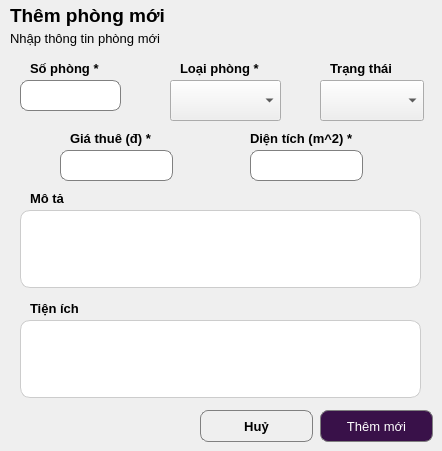
    <widget class="QWidget" name="page_3">
     <widget class="QLabel" name="label">
      <property name="geometry">
       <rect>
        <x>10</x>
        <y>0</y>
        <width>211</width>
        <height>31</height>
       </rect>
      </property>
      <property name="font">
       <font>
        <pointsize>14</pointsize>
        <weight>75</weight>
        <bold>true</bold>
       </font>
      </property>
      <property name="text">
       <string>Thêm phòng mới</string>
      </property>
     </widget>
     <widget class="QLabel" name="label_2">
      <property name="geometry">
       <rect>
        <x>10</x>
        <y>30</y>
        <width>211</width>
        <height>16</height>
       </rect>
      </property>
      <property name="font">
       <font>
        <pointsize>10</pointsize>
       </font>
      </property>
      <property name="text">
       <string>Nhập thông tin phòng mới</string>
      </property>
     </widget>
     <widget class="QLineEdit" name="lne_giathue1">
      <property name="geometry">
       <rect>
        <x>60</x>
        <y>150</y>
        <width>113</width>
        <height>31</height>
       </rect>
      </property>
      <property name="styleSheet">
       <string notr="true">QLineEdit {
    border: 1px solid gray;
    border-radius: 8px;
    padding: 5px;
}</string>
      </property>
      <property name="text">
       <string/>
      </property>
      <property name="alignment">
       <set>Qt::AlignCenter</set>
      </property>
     </widget>
     <widget class="QLineEdit" name="lne_sophong1">
      <property name="geometry">
       <rect>
        <x>20</x>
        <y>80</y>
        <width>101</width>
        <height>31</height>
       </rect>
      </property>
      <property name="styleSheet">
       <string notr="true">QLineEdit {
    border: 1px solid gray;
    border-radius: 8px;
    padding: 5px;
}</string>
      </property>
      <property name="text">
       <string/>
      </property>
      <property name="alignment">
       <set>Qt::AlignCenter</set>
      </property>
     </widget>
     <widget class="QLabel" name="label_3">
      <property name="geometry">
       <rect>
        <x>30</x>
        <y>60</y>
        <width>91</width>
        <height>16</height>
       </rect>
      </property>
      <property name="font">
       <font>
        <pointsize>10</pointsize>
        <weight>75</weight>
        <bold>true</bold>
       </font>
      </property>
      <property name="text">
       <string>Số phòng *</string>
      </property>
     </widget>
     <widget class="QLabel" name="label_4">
      <property name="geometry">
       <rect>
        <x>180</x>
        <y>60</y>
        <width>101</width>
        <height>16</height>
       </rect>
      </property>
      <property name="font">
       <font>
        <pointsize>10</pointsize>
        <weight>75</weight>
        <bold>true</bold>
       </font>
      </property>
      <property name="text">
       <string>Loại phòng *</string>
      </property>
     </widget>
     <widget class="QLabel" name="label_5">
      <property name="geometry">
       <rect>
        <x>330</x>
        <y>60</y>
        <width>91</width>
        <height>16</height>
       </rect>
      </property>
      <property name="font">
       <font>
        <pointsize>10</pointsize>
        <weight>75</weight>
        <bold>true</bold>
       </font>
      </property>
      <property name="text">
       <string>Trạng thái</string>
      </property>
     </widget>
     <widget class="QComboBox" name="cbo_loaiphong1">
      <property name="geometry">
       <rect>
        <x>170</x>
        <y>80</y>
        <width>111</width>
        <height>41</height>
       </rect>
      </property>
     </widget>
     <widget class="QComboBox" name="cbo_trangthai1">
      <property name="geometry">
       <rect>
        <x>320</x>
        <y>80</y>
        <width>104</width>
        <height>41</height>
       </rect>
      </property>
     </widget>
     <widget class="QLabel" name="label_6">
      <property name="geometry">
       <rect>
        <x>70</x>
        <y>130</y>
        <width>121</width>
        <height>16</height>
       </rect>
      </property>
      <property name="font">
       <font>
        <pointsize>10</pointsize>
        <weight>75</weight>
        <bold>true</bold>
       </font>
      </property>
      <property name="text">
       <string>Giá thuê (đ) *</string>
      </property>
     </widget>
     <widget class="QLabel" name="label_7">
      <property name="geometry">
       <rect>
        <x>250</x>
        <y>130</y>
        <width>131</width>
        <height>16</height>
       </rect>
      </property>
      <property name="font">
       <font>
        <pointsize>10</pointsize>
        <weight>75</weight>
        <bold>true</bold>
       </font>
      </property>
      <property name="text">
       <string>Diện tích (m^2) *</string>
      </property>
     </widget>
     <widget class="QLineEdit" name="lne_dientich1">
      <property name="geometry">
       <rect>
        <x>250</x>
        <y>150</y>
        <width>113</width>
        <height>31</height>
       </rect>
      </property>
      <property name="styleSheet">
       <string notr="true">QLineEdit {
    border: 1px solid gray;
    border-radius: 8px;
    padding: 5px;
}</string>
      </property>
      <property name="text">
       <string/>
      </property>
      <property name="alignment">
       <set>Qt::AlignCenter</set>
      </property>
     </widget>
     <widget class="QLabel" name="label_8">
      <property name="geometry">
       <rect>
        <x>30</x>
        <y>190</y>
        <width>91</width>
        <height>16</height>
       </rect>
      </property>
      <property name="font">
       <font>
        <pointsize>10</pointsize>
        <weight>75</weight>
        <bold>true</bold>
       </font>
      </property>
      <property name="text">
       <string>Mô tả</string>
      </property>
     </widget>
     <widget class="QTextEdit" name="txt_mota1">
      <property name="geometry">
       <rect>
        <x>20</x>
        <y>210</y>
        <width>401</width>
        <height>78</height>
       </rect>
      </property>
      <property name="styleSheet">
       <string notr="true">QTextEdit {
    border: 1px solid #ccc;
    border-radius: 10px;
    padding: 6px;
    background: white;
}</string>
      </property>
      <property name="html">
       <string>&lt;!DOCTYPE HTML PUBLIC &quot;-//W3C//DTD HTML 4.0//EN&quot; &quot;http://www.w3.org/TR/REC-html40/strict.dtd&quot;&gt;
&lt;html&gt;&lt;head&gt;&lt;meta name=&quot;qrichtext&quot; content=&quot;1&quot; /&gt;&lt;style type=&quot;text/css&quot;&gt;
p, li { white-space: pre-wrap; }
&lt;/style&gt;&lt;/head&gt;&lt;body style=&quot; font-family:'MS Shell Dlg 2'; font-size:8.25pt; font-weight:400; font-style:normal;&quot;&gt;
&lt;p style=&quot;-qt-paragraph-type:empty; margin-top:0px; margin-bottom:0px; margin-left:0px; margin-right:0px; -qt-block-indent:0; text-indent:0px; font-family:'.AppleSystemUIFont'; font-size:13pt;&quot;&gt;&lt;br /&gt;&lt;/p&gt;&lt;/body&gt;&lt;/html&gt;</string>
      </property>
     </widget>
     <widget class="QLabel" name="label_9">
      <property name="geometry">
       <rect>
        <x>30</x>
        <y>300</y>
        <width>91</width>
        <height>16</height>
       </rect>
      </property>
      <property name="font">
       <font>
        <pointsize>10</pointsize>
        <weight>75</weight>
        <bold>true</bold>
       </font>
      </property>
      <property name="text">
       <string>Tiện ích</string>
      </property>
     </widget>
     <widget class="QTextEdit" name="txt_tienich1">
      <property name="geometry">
       <rect>
        <x>20</x>
        <y>320</y>
        <width>401</width>
        <height>78</height>
       </rect>
      </property>
      <property name="styleSheet">
       <string notr="true">QTextEdit {
    border: 1px solid #ccc;
    border-radius: 10px;
    padding: 6px;
    background: white;
}</string>
      </property>
      <property name="html">
       <string>&lt;!DOCTYPE HTML PUBLIC &quot;-//W3C//DTD HTML 4.0//EN&quot; &quot;http://www.w3.org/TR/REC-html40/strict.dtd&quot;&gt;
&lt;html&gt;&lt;head&gt;&lt;meta name=&quot;qrichtext&quot; content=&quot;1&quot; /&gt;&lt;style type=&quot;text/css&quot;&gt;
p, li { white-space: pre-wrap; }
&lt;/style&gt;&lt;/head&gt;&lt;body style=&quot; font-family:'MS Shell Dlg 2'; font-size:8.25pt; font-weight:400; font-style:normal;&quot;&gt;
&lt;p style=&quot;-qt-paragraph-type:empty; margin-top:0px; margin-bottom:0px; margin-left:0px; margin-right:0px; -qt-block-indent:0; text-indent:0px; font-family:'.AppleSystemUIFont'; font-size:13pt;&quot;&gt;&lt;br /&gt;&lt;/p&gt;&lt;/body&gt;&lt;/html&gt;</string>
      </property>
     </widget>
     <widget class="QPushButton" name="btn_huy1">
      <property name="geometry">
       <rect>
        <x>200</x>
        <y>410</y>
        <width>113</width>
        <height>32</height>
       </rect>
      </property>
      <property name="font">
       <font>
        <pointsize>10</pointsize>
        <weight>75</weight>
        <bold>true</bold>
       </font>
      </property>
      <property name="styleSheet">
       <string notr="true">QPushButton {
 border: 1px solid gray;
 border-radius: 8px;
 padding: 5px;
 color: black;
}</string>
      </property>
      <property name="text">
       <string>Huỷ</string>
      </property>
     </widget>
     <widget class="QPushButton" name="btn_themmoi1">
      <property name="geometry">
       <rect>
        <x>320</x>
        <y>410</y>
        <width>113</width>
        <height>32</height>
       </rect>
      </property>
      <property name="font">
       <font>
        <pointsize>10</pointsize>
       </font>
      </property>
      <property name="styleSheet">
       <string notr="true">QPushButton {
 border: 1px solid gray;
 border-radius: 8px;
 padding: 5px;
 background-color: #391149;
 color: white;
}</string>
      </property>
      <property name="text">
       <string>Thêm mới</string>
      </property>
     </widget>
    </widget>
